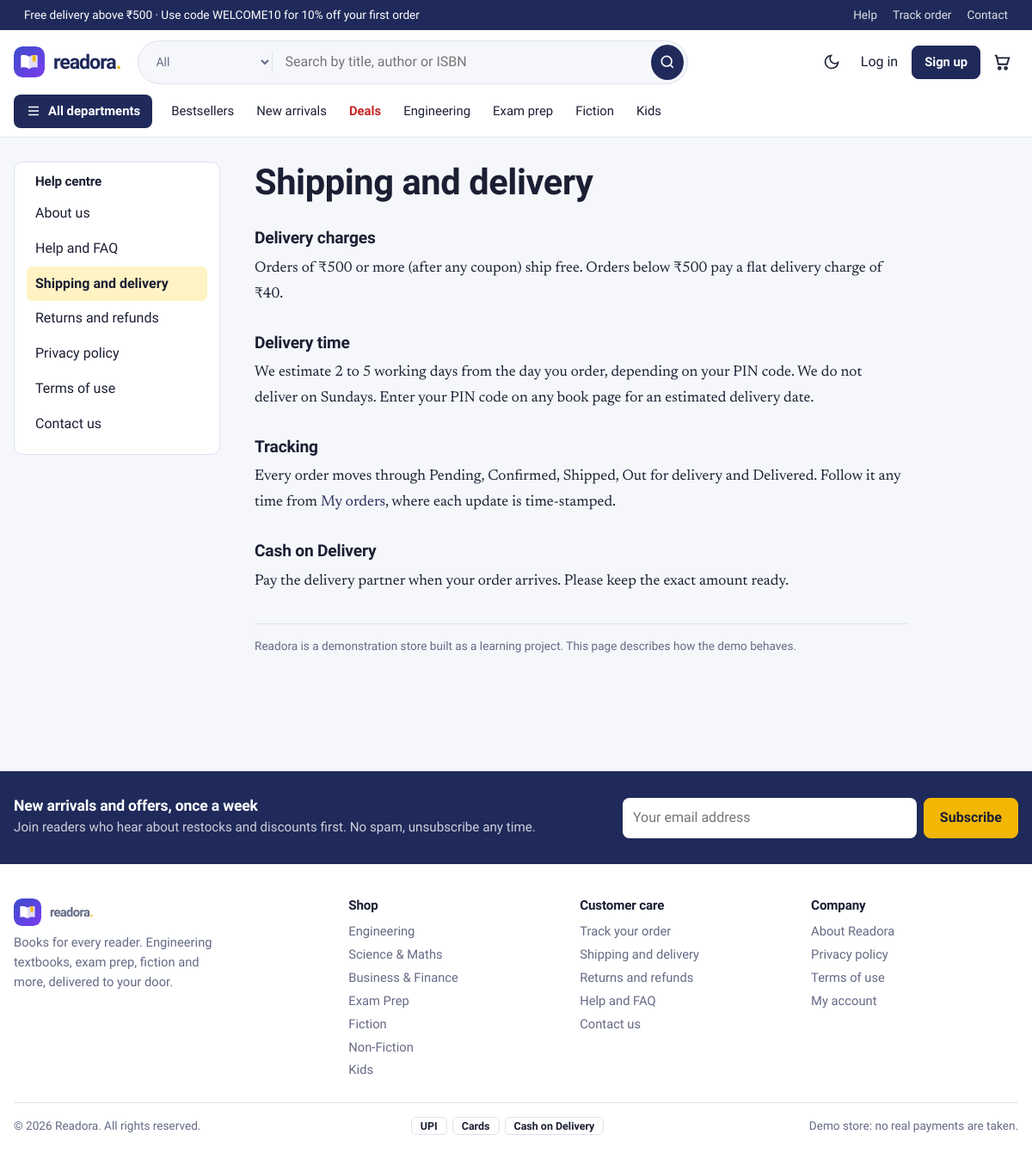
Page /info/shipping on the committed database.
### tables this page shows
CREATE TABLE categories (
    id          INTEGER PRIMARY KEY AUTOINCREMENT,
    slug        TEXT NOT NULL UNIQUE,
    name        TEXT NOT NULL,
    group_name  TEXT NOT NULL DEFAULT 'More',   -- shown as a column in the departments menu
    sort_order  INTEGER NOT NULL DEFAULT 0
);

### bookstore/routes/shop.py (the view)
@bp.route("/info/<slug>")
def info(slug):
    if slug not in PAGES:
        abort(404)
    return render_template(f"pages/{slug}.html", title=PAGES[slug])

### bookstore/db.py (called while the page is built)
def get_db():
    if "db" not in g:
        g.db = sqlite3.connect(current_app.config["DATABASE"])
        g.db.row_factory = sqlite3.Row
        g.db.execute("PRAGMA foreign_keys = ON")
    return g.db

def query(sql, args=(), one=False):
    cur = get_db().execute(sql, args)
    rows = cur.fetchall()
    cur.close()
    return (rows[0] if rows else None) if one else rows

### bookstore/utils.py (called while the page is built)
def csrf_token():
    if "_csrf" not in session:
        session["_csrf"] = secrets.token_urlsafe(32)
    return session["_csrf"]

def check_csrf():
    if request.method in ("POST", "PUT", "PATCH", "DELETE"):
        sent = request.form.get("_csrf") or request.headers.get("X-CSRF-Token")
        if not sent or not secrets.compare_digest(sent, session.get("_csrf", "")):
            abort(400, "Invalid or missing CSRF token. Please reload the page and try again.")

def load_user():
    uid = session.get("user_id")
    g.user = query("SELECT * FROM users WHERE id = ?", (uid,), one=True) if uid else None
    if uid and g.user is None:
        session.clear()

def money(v):
    v = float(v or 0)
    return f"₹{v:,.0f}" if v == int(v) else f"₹{v:,.2f}"

def cart_count():
    if g.user:
        row = query("SELECT COALESCE(SUM(qty),0) n FROM cart_items WHERE user_id=?", (g.user["id"],), one=True)
        return row["n"]
    return sum(session.get("cart", {}).values())

def all_settings():
    if "_settings" not in g:
        saved = {r["key"]: r["value"] for r in query("SELECT key, value FROM settings")}
        g._settings = {**SETTING_DEFAULTS, **saved}
    return g._settings

### bookstore/templates/pages/shipping.html
{% extends 'pages/_page.html' %}
{% block body %}
<h1>Shipping and delivery</h1>
<h2>Delivery charges</h2>
<p>Orders of {{ free_above|float|money }} or more (after any coupon) ship free. Orders below {{ free_above|float|money }} pay a flat delivery charge of {{ ship_fee|float|money }}.</p>
<h2>Delivery time</h2>
<p>We estimate 2 to 5 working days from the day you order, depending on your PIN code. We do not deliver on Sundays. Enter your PIN code on any book page for an estimated delivery date.</p>
<h2>Tracking</h2>
<p>Every order moves through Pending, Confirmed, Shipped, Out for delivery and Delivered. Follow it any time from <a href="{{ url_for('orders.history') }}">My orders</a>, where each update is time-stamped.</p>
<h2>Cash on Delivery</h2>
<p>Pay the delivery partner when your order arrives. Please keep the exact amount ready.</p>
{% endblock %}

### bookstore/templates/base.html (shortened to what this page needs)
<!doctype html>
<html lang="en">
<head>
  <link rel="stylesheet" href="{{ url_for('static', filename='css/style.css') }}">
</head>
<body class="{{ 'is-admin' if current_endpoint and current_endpoint.startswith('admin.') }}">
<div class="strip">
  <div class="wrap strip-in">
    <span>Free delivery above {{ free_above|float|money }}{% if store.announcement %} · {{ store.announcement }}{% endif %}</span>
    <span class="strip-links"><a href="{{ url_for('shop.info', slug='faq') }}">Help</a><a href="{{ url_for('orders.history') }}">Track order</a><a href="{{ url_for('shop.contact') }}">Contact</a></span>
  </div>
</div>
<header class="site-header">
  <div class="wrap bar">
    <a class="logo" href="{{ url_for('shop.home') }}" aria-label="{{ brand.name }} home">
      <img class="logo-img" src="{{ url_for('static', filename='img/mark.svg') }}" width="36" height="36" alt="">
      <span class="wordmark">{{ brand.name|lower }}<b>.</b></span>
    </a>
    <form class="search" action="{{ url_for('shop.catalogue') }}" role="search" autocomplete="off">
      <select name="category" aria-label="Search in department">
        <option value="">All</option>
      </select>
      <input type="search" name="q" value="{{ request.args.get('q', '') }}" placeholder="Search by title, author or ISBN" aria-label="Search books" id="search-input">
      <button aria-label="Search"><svg viewBox="0 0 24 24" width="20" height="20" fill="none" stroke="currentColor" stroke-width="2"><circle cx="11" cy="11" r="7"/><path d="m20 20-3.500-3.500"/></svg></button>
    </form>
    <nav class="actions" aria-label="Account">
      <button class="icon-btn" id="theme-toggle" type="button" aria-label="Switch light or dark theme">
        <svg viewBox="0 0 24 24" width="20" height="20" fill="none" stroke="currentColor" stroke-width="2"><path d="M21 12.800A9 9 0 1 1 11.200 3a7 7 0 0 0 9.800 9.800z"/></svg>
      </button>
      {% if g.user %}
        <a class="icon-link" href="{{ url_for('shop.wishlist') }}">Wishlist</a>
        <a class="icon-link" href="{{ url_for('orders.history') }}">Orders</a>
        <div class="menu">
          <button class="menu-btn" type="button" aria-haspopup="true" aria-expanded="false">{{ g.user.fullname.split()[0] }}</button>
          <div class="menu-list" hidden>
            <a href="{{ url_for('auth.account') }}">My account</a>
            <a href="{{ url_for('orders.history') }}">My orders</a>
            <a href="{{ url_for('shop.wishlist') }}">Wishlist</a>
            {% if g.user.is_admin %}<a href="{{ url_for('admin.dashboard') }}">Admin panel</a>{% endif %}
            <form method="post" action="{{ url_for('auth.logout') }}"><input type="hidden" name="_csrf" value="{{ csrf_token() }}"><button>Log out</button></form>
          </div>
        </div>
      {% else %}
        <a class="icon-link" href="{{ url_for('auth.login') }}">Log in</a>
        <a class="btn btn-sm" href="{{ url_for('auth.register') }}">Sign up</a>
      {% endif %}
      <a class="cart-link" href="{{ url_for('cart.view') }}" aria-label="Cart, {{ cart_count }} items">
        <svg viewBox="0 0 24 24" width="22" height="22" fill="none" stroke="currentColor" stroke-width="2"><path d="M3 4h2l2.600 11h10.800L21 7H6.200"/><circle cx="9" cy="20" r="1.500"/><circle cx="17" cy="20" r="1.500"/></svg>
      </a>
    </nav>
  </div>
  <nav class="wrap mainnav" aria-label="Departments">
    <div class="mega">
      <button class="mega-btn" type="button" aria-expanded="false" aria-controls="mega-panel">
        <svg viewBox="0 0 24 24" width="18" height="18" fill="none" stroke="currentColor" stroke-width="2"><path d="M4 6h16M4 12h16M4 18h16"/></svg> All departments
      </button>
    </div>
    <a href="{{ url_for('shop.bestsellers') }}">Bestsellers</a>
    <a href="{{ url_for('shop.new_arrivals') }}">New arrivals</a>
    <a href="{{ url_for('shop.deals') }}" class="hot">Deals</a>
    <a href="{{ url_for('shop.catalogue', group='Engineering') }}">Engineering</a>
    <a href="{{ url_for('shop.catalogue', category='exams') }}">Exam prep</a>
    <a href="{{ url_for('shop.catalogue', group='Fiction') }}">Fiction</a>
    <a href="{{ url_for('shop.catalogue', group='Kids') }}">Kids</a>
  </nav>
</header>
<main id="main" class="wrap">{% block content %}{% endblock %}</main>
<footer class="site-footer">
  <div class="news">
    <div class="wrap news-in">
      <div><h3>New arrivals and offers, once a week</h3><p class="muted">Join readers who hear about restocks and discounts first. No spam, unsubscribe any time.</p></div>
      <form method="post" action="{{ url_for('shop.newsletter') }}" data-ajax-newsletter class="news-form">
        <input type="email" name="email" placeholder="Your email address" aria-label="Email address" required>
        <button class="btn btn-hl">Subscribe</button>
      </form>
    </div>
  </div>
  <div class="wrap foot">
    <div class="foot-brand">
      <div class="logo"><img class="logo-img" src="{{ url_for('static', filename='img/mark.svg') }}" width="32" height="32" alt=""><span class="wordmark">{{ brand.name|lower }}<b>.</b></span></div>
      <p class="muted">{{ brand.tagline }}. Engineering textbooks, exam prep, fiction and more, delivered to your door.</p>
    </div>
    <div><h4>Shop</h4>{% for group in nav_groups %}<a href="{{ url_for('shop.catalogue', group=group) }}">{{ group }}</a>{% endfor %}</div>
    <div><h4>Customer care</h4>
      <a href="{{ url_for('orders.history') }}">Track your order</a>
      <a href="{{ url_for('shop.info', slug='shipping') }}">Shipping and delivery</a>
      <a href="{{ url_for('shop.info', slug='returns-policy') }}">Returns and refunds</a>
      <a href="{{ url_for('shop.info', slug='faq') }}">Help and FAQ</a>
      <a href="{{ url_for('shop.contact') }}">Contact us</a></div>
    <div><h4>Company</h4>
      <a href="{{ url_for('shop.info', slug='about') }}">About {{ brand.name }}</a>
      <a href="{{ url_for('shop.info', slug='privacy') }}">Privacy policy</a>
      <a href="{{ url_for('shop.info', slug='terms') }}">Terms of use</a>
      <a href="{{ url_for('auth.account') }}">My account</a></div>
  </div>
  <div class="wrap foot-bottom">
    <span>© {{ year }} {{ brand.name }}. All rights reserved.</span>
    <span class="pay"><i>UPI</i><i>Cards</i><i>Cash on Delivery</i></span>
    <span class="muted">Demo store: no real payments are taken.</span>
  </div>
</footer>
</body>
</html>

### rows in the picture
categories: group_name "Engineering"
categories: group_name "Science & Maths"
categories: group_name "Business & Finance"
categories: group_name "Exam Prep"
categories: group_name "Fiction"
categories: group_name "Non-Fiction"
categories: group_name "Kids"

### other values in the picture
{{ free_above|float|money }} "₹500"
{{ store.announcement }} "Use code WELCOME10 for 10% off your first order"
{{ brand.name|lower }} "readora"
{{ label }} "About us" "Help and FAQ" "Shipping and delivery" "Returns and refunds" "Privacy policy" "Terms of use"
{{ ship_fee|float|money }} "₹40"
{{ brand.name }} "Readora"
{{ brand.tagline }} "Books for every reader"
